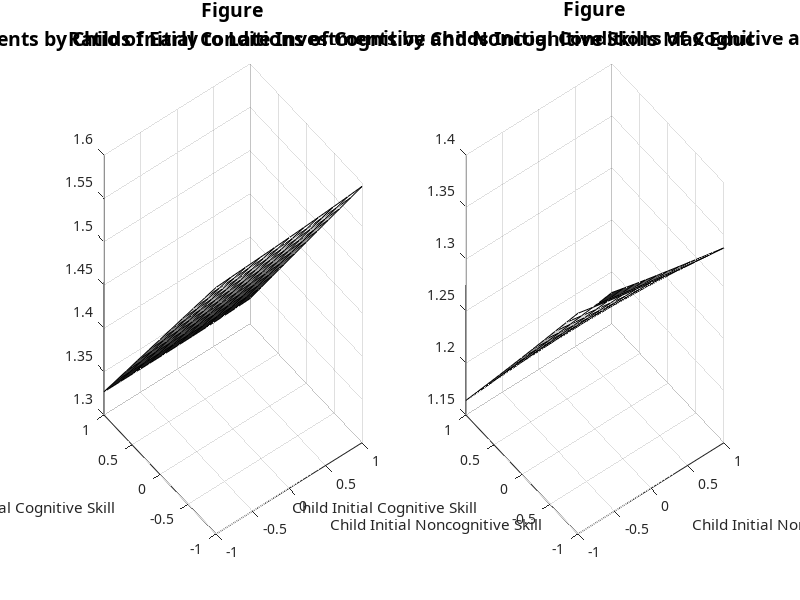
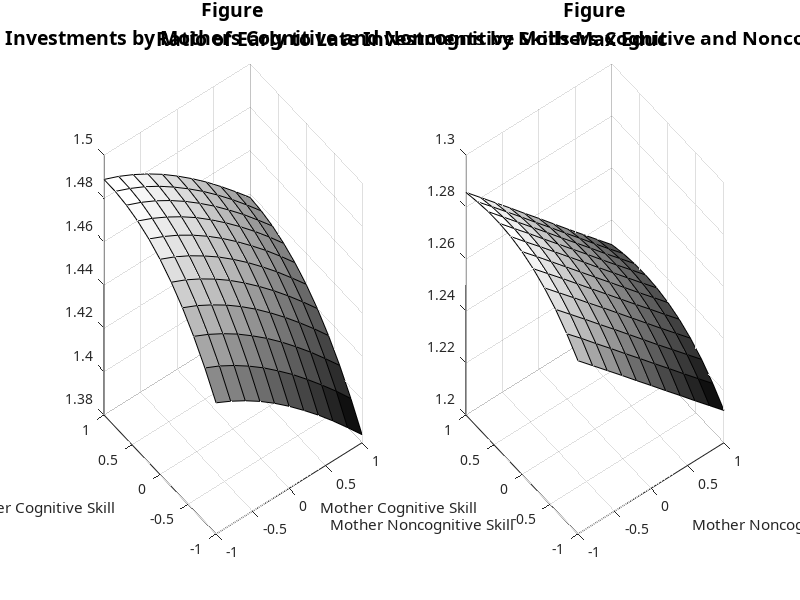

Reproduce these figures in MATLAB, in order.
clear all;
load jointeduc1.txt;
load jointcrime1.txt;
set(0,'DefaultAxesFontName','time');

figure;
subplot(1,2,1);
surf(jointeduc1(2:12,1),jointeduc1(1,2:12),jointeduc1(2:12,2:12));
str(1) = {'Figure'};
str(2) = {'Ratio of Early to Late Investments by Childs Initial Conditions of Cognitive and Noncognitive Skills Max Educ'};
title(str,'FontSize',14);
%axis([-1 1 -1 1 1.1 1.7]);
clear str
xlabel('Child Initial Noncognitive Skill')
ylabel('Child Initial Cognitive Skill')
subplot(1,2,2);
surf(jointcrime1(2:12,1),jointcrime1(1,2:12),jointcrime1(2:12,2:12));
str(1) = {'Figure'};
str(2) = {'Ratio of Early to Late Investments by Childs Initial Conditions of Cognitive and Noncognitive Skills Min Crime'};
title(str,'FontSize',14);
clear str
xlabel('Child Initial Noncognitive Skill')
ylabel('Child Initial Cognitive Skill')
colormap(gray);
%axis([-1 1 -1 1 1.1 1.7]);
%shading interp;
%whitebg([0 0 0]);
clear all;

load jointeduc2.txt;
load jointcrime2.txt;
set(0,'DefaultAxesFontName','time');

figure;
subplot(1,2,1);
surf(jointeduc2(2:12,1),jointeduc2(1,2:12),jointeduc2(2:12,2:12));
str(1) = {'Figure'};
str(2) = {'Ratio of Early to Late Investments by Mothers Cognitive and Noncognitive Skills Max Educ'};
title(str,'FontSize',14);
%axis([-1 1 -1 1 1.1 1.7]);
clear str
xlabel('Mother Noncognitive Skill')
ylabel('Mother Cognitive Skill')
subplot(1,2,2);
surf(jointcrime2(2:12,1),jointcrime2(1,2:12),jointcrime2(2:12,2:12));
str(1) = {'Figure'};
str(2) = {'Ratio of Early to Late Investments by Mothers Cognitive and Noncognitive Skills Min Crime'};
title(str,'FontSize',14);
colormap(gray);
%axis([-1 1 -1 1 1.1 1.7]);
clear str
xlabel('Mother Noncognitive Skill')
ylabel('Mother Cognitive Skill')

clear all;

